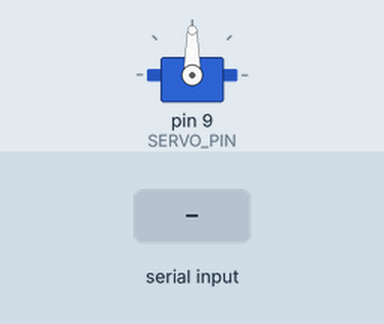
Recording of a sketch running on a simulated Arduino Uno, built with avr-gcc and run on an emulated ATmega328P. On the bench: servo. The inputs (shaded band) are chosen by the test bench.

Above: at 1.2 s.
1.3 s: "G" received over Serial
At 1.45 s:
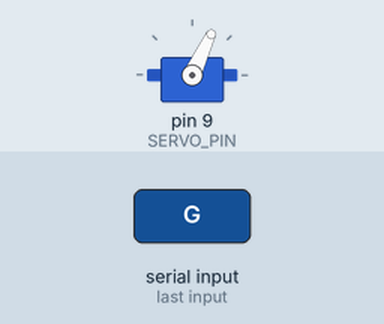
At 2.0 s:
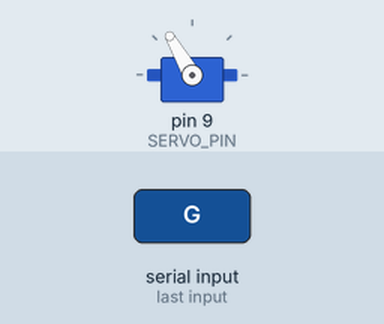
Timing chart, 0 to 10.3 s (numbered marks = the images above; inputs shaded):
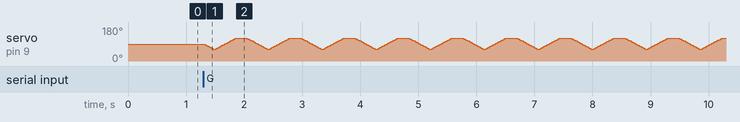

The sketch:

butterfly_servo.ino
```cpp
// =====================================================
//  机械蝴蝶 · Arduino 端（MG90S 舵机）
//  接收 p5.js 发来的一个字母：
//    R = 停下（慢慢回到休息角度）
//    G = 正常扇翅膀
//    S = 快速扇翅膀（手移动得快时）
//  接线：舵机 棕→GND  红→5V  橙→D9
// =====================================================
#include <Servo.h>

Servo wing;
const int SERVO_PIN = 9;

// ---- 装好后按实物调这两个数 ----
// 舵机只在 REST_ANGLE ± SWING 之间来回摆，不会转圈（前提：180° 舵机）
// 现在是 60° ↔ 120°，一共摆 60°；还不够就调到 40（50°↔130°），最大建议 45
int REST_ANGLE = 90;    // 中间位置 = 停着时的角度（装摇臂时让翅膀在这个角度下是水平/微张）
int SWING = 30;         // 往上、往下各摆多少度

int UP, DOWN;           // 自动算出来的上下两个角度

char mode = 'R';
int current = 90;   // 上电时先停在 90°

void readSerial() {
  while (Serial.available() > 0) {
    char c = Serial.read();
    if (c == 'R' || c == 'G' || c == 'S') mode = c;
  }
}

// 一度一度地转到目标角度，wait 越大越慢
void moveTo(int target, int wait) {
  while (current != target) {
    current += (target > current) ? 1 : -1;
    wing.write(current);
    delay(wait);
    readSerial();
  }
}

void setup() {
  Serial.begin(115200);       // 要和 p5.js 里的 BAUD 一样
  UP = REST_ANGLE - SWING;
  DOWN = REST_ANGLE + SWING;
  wing.attach(SERVO_PIN);
  wing.write(current);
}

void loop() {
  readSerial();
  if (mode == 'G') {
    moveTo(UP, 6);
    moveTo(DOWN, 6);
    delay(200);
  } else if (mode == 'S') {
    moveTo(UP, 2);
    moveTo(DOWN, 2);
  } else {
    moveTo(REST_ANGLE, 15);   // 慢慢停下
    delay(20);
  }
}
```
